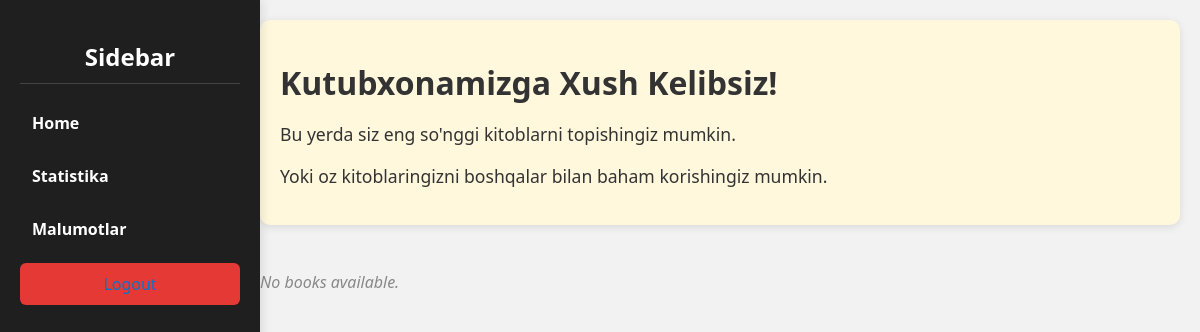
The app's page /, older data.
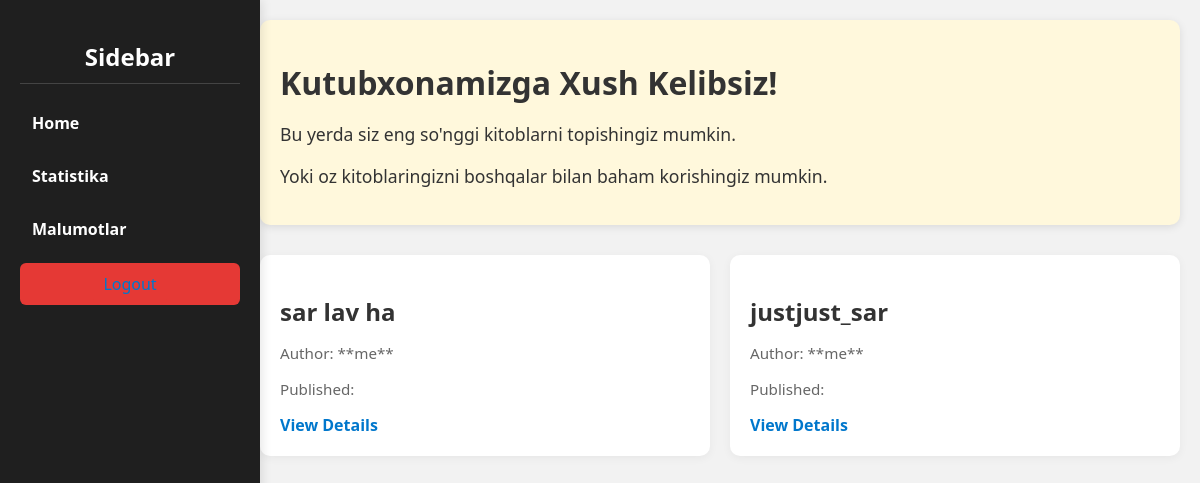
The same page, newer data.
### my_app/models.py (models this page shows, shortened)
class Book(models.Model):
    STATUS_CHOICES = (
        ('draft', 'Draft'),
        ('published', 'Published'),
    )
    title = models.CharField(max_length=250)
    slug = models.SlugField(max_length=250, unique_for_date='publish')
    author = models.ForeignKey(User, on_delete=models.CASCADE, related_name='book_posts')
    body = models.TextField()
    publish = models.DateTimeField(default=timezone.now)
    created = models.DateTimeField(auto_now_add=True)
    updated = models.DateTimeField(auto_now=True)
    status = models.CharField(max_length=10, choices=STATUS_CHOICES, default='draft')
    objects = models.Manager()
    published = PublishedManager()
    class Meta:
        ordering = ('-publish',)
    def get_absolute_url(self):
        return reverse('my_app:book_detail', args=[self.publish.year,
                                            self.publish.month,
                                            self.publish.day,
                                            self.slug])

### my_app/views.py (the view)
# urls.py: path('', views.BookListView.as_view(), name='homepage'),
class BookListView(ListView):
    model = Book
    template_name = 'book/main.html'
    context_object_name = 'books'
    paginate_by = 6

### templates/book/main.html (shortened to what this page needs)
<!DOCTYPE html>
{% extends "base.html" %}
{% load static %}
{% block content %}
<div class="homepage-content">
    <div class="welcome-message">
        <h1 class="welcome-title">Kutubxonamizga Xush Kelibsiz!</h1>
        <p class="welcome-text">Bu yerda siz eng so'nggi kitoblarni topishingiz mumkin.</p>
        <p class="welcome-text">Yoki oz kitoblaringizni boshqalar bilan baham korishingiz mumkin.</p>
    </div>
    {% include 'book/book_list.html' %}
</div>
{% endblock %}

### templates/book/book_list.html
{% load static %}
<div class="book-list-container">
{% for b in books %}
    <div class="book-item">
        <h2 class="book-title">{{ b.title }}</h2>
        <p class="book-author">Author: **{{ b.author }}**</p>
        <p class="book-published">Published: {{ b.published_date }}</p>
        <a href="{{ b.get_absolute_url }}" class="book-details-link">View Details</a>
    </div>
{% empty %}
    <p class="no-books-message">No books available.</p>
{% endfor %}
</div>

Row changes from the older to the newer data that the page shows:
added Book: title "sar lav ha", author "me"
added Book: title "justjust_sar", author "me"
Text that changed along with them:
text no longer shown: "No books available."
